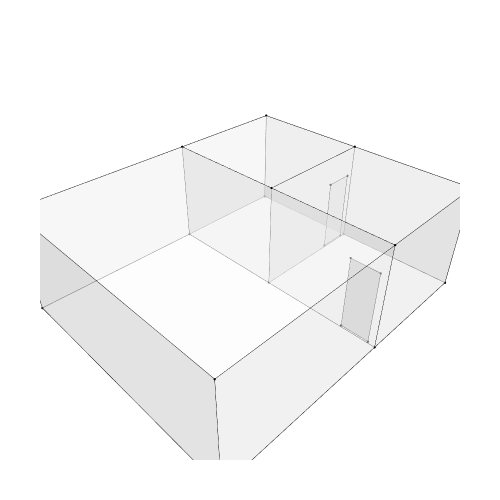

Notebook source saved alongside this figure:
### Markdown cell above
## 5. Show the geometry

### Code cell
Topology.Show(house, d1, d2,
              width=500,
              height=500,
              backgroundColor="white",
              renderer=renderer
              )

### Figure 1 — Plotly figure (JSON) as saved in the notebook; plotly's stock layout.template omitted (floating-point values rounded to 4 significant figures)
{"data": [{"customdata": ["", "", "", "", "", "", "", "", "", "", "", "", "", "", "", ""], "hoverinfo": "text", "hovertemplate": ["Click ", "Click ", "Click ", "Click ", "Click ", "Click ", "Click ", "Click ", "Click ", "Click ", "Click ", "Click ", "Click ", "Click ", "Click ", "Click "], "hovertext": ["", "", "", "", "", "", "", "", "", "", "", "", "", "", "", ""], "legendgroup": "1", "legendrank": 1, "marker": {"color": ["#000000", "#000000", "#000000", "#000000", "#000000", "#000000", "#000000", "#000000", "#000000", "#000000", "#000000", "#000000", "#000000", "#000000", "#000000", "#000000"], "line": {"width": 0}, "opacity": 1, "size": [2.8, 2.8, 2.8, 2.8, 2.8, 2.8, 2.8, 2.8, 2.8, 2.8, 2.8, 2.8, 2.8, 2.8, 2.8, 2.8], "sizemode": "diameter", "symbol": "circle"}, "mode": "markers", "name": "1: Untitled (Vertices)", "showlegend": false, "text": ["", "", "", "", "", "", "", "", "", "", "", "", "", "", "", ""], "type": "scatter3d", "x": [0, 5, 5, 5, 0, 5, 0, 5, 5, 0, 8.5, 8.5, 8.5, 8.5, 8.5, 8.5], "y": [7, 7, 3.5, 0, 0, 7, 7, 3.5, 0, 0, 7, 3.5, 7, 3.5, 0, 0], "z": [0, 0, 0, 0, 0, 3, 3, 3, 3, 3, 0, 0, 3, 3, 0, 3]}, {"hoverinfo": "text", "legendgroup": "2", "legendrank": 2, "line": {"color": "black", "dash": "solid", "width": 1}, "marker": {"size": 0}, "mode": "lines", "name": "1: Untitled (Edges)", "showlegend": false, "text": "", "type": "scatter3d", "x": [0, 5, null, 5, 5, null, 5, 5, null, 5, 0, null, 0, 0, null, 5, 5, null, 0, 5, null, 0, 0, null, 5, 5, null, 5, 5, null, 5, 5, null, 5, 5, null, 0, 0, null, 5, 0, null, 0, 0, null, 5, 8.5, null, 8.5, 8.5, null, 8.5, 5, null, 8.5, 8.5, null, 5, 8.5, null, 8.5, 8.5, null, 8.5, 8.5, null, 8.5, 5, null, 8.5, 8.5, null, 8.5, 5, null, 8.5, 8.5, null, 8.5, 8.5, null, 8.5, 5, null], "y": [7, 7, null, 7, 3.5, null, 3.5, 0, null, 0, 0, null, 0, 7, null, 7, 7, null, 7, 7, null, 7, 7, null, 7, 3.5, null, 3.5, 3.5, null, 3.5, 0, null, 0, 0, null, 0, 0, null, 0, 0, null, 0, 7, null, 7, 7, null, 7, 3.5, null, 3.5, 3.5, null, 7, 7, null, 7, 7, null, 3.5, 3.5, null, 7, 3.5, null, 3.5, 3.5, null, 3.5, 0, null, 0, 0, null, 0, 0, null, 3.5, 0, null, 0, 0, null], "z": [0, 0, null, 0, 0, null, 0, 0, null, 0, 0, null, 0, 0, null, 3, 0, null, 3, 3, null, 0, 3, null, 3, 3, null, 3, 0, null, 3, 3, null, 3, 0, null, 3, 0, null, 3, 3, null, 3, 3, null, 0, 0, null, 0, 0, null, 0, 0, null, 3, 0, null, 3, 3, null, 3, 0, null, 3, 3, null, 3, 3, null, 0, 0, null, 0, 0, null, 3, 0, null, 3, 3, null, 3, 3, null]}, {"cmax": 1, "cmin": 0, "color": "#FAFAFA", "colorscale": [[0, "#440154"], [0.1111, "#482878"], [0.2222, "#3e4989"], [0.3333, "#31688e"], [0.4444, "#26828e"], [0.5556, "#1f9e89"], [0.6667, "#35b779"], [0.7778, "#6ece58"], [0.8889, "#b5de2b"], [1, "#fde725"]], "flatshading": true, "hoverinfo": "text", "hovertext": "", "i": [0, 3, 3, 5, 3, 4, 6, 1, 7, 0, 9, 3, 5, 8, 7, 9, 4, 4, 6, 4, 12, 10, 11, 11, 13, 7, 1, 1, 13, 11, 2, 8, 15, 8], "j": [1, 4, 1, 6, 5, 6, 7, 7, 8, 2, 0, 0, 3, 7, 6, 7, 10, 11, 12, 6, 13, 12, 13, 7, 12, 13, 11, 14, 15, 13, 14, 2, 13, 15], "k": [2, 1, 0, 4, 4, 1, 1, 2, 2, 8, 8, 9, 9, 9, 5, 5, 11, 1, 10, 10, 11, 11, 7, 1, 6, 6, 14, 2, 14, 14, 15, 15, 7, 7], "legendgroup": "3", "legendrank": 3, "lighting": {"facenormalsepsilon": 0}, "name": "1: Untitled (Faces)", "opacity": 0.5, "showlegend": false, "showscale": false, "text": "", "type": "mesh3d", "x": [0, 5, 5, 0, 5, 0, 5, 5, 5, 0, 8.5, 8.5, 8.5, 8.5, 8.5, 8.5], "y": [0, 3.5, 0, 7, 7, 7, 7, 3.5, 0, 0, 7, 3.5, 7, 3.5, 0, 0], "z": [0, 0, 0, 0, 0, 3, 3, 3, 3, 3, 0, 0, 3, 3, 0, 3]}, {"customdata": ["", "", "", ""], "hoverinfo": "text", "hovertemplate": ["Click ", "Click ", "Click ", "Click "], "hovertext": ["", "", "", ""], "legendgroup": "5", "legendrank": 5, "marker": {"color": ["#000000", "#000000", "#000000", "#000000"], "line": {"width": 0}, "opacity": 1, "size": [2.8, 2.8, 2.8, 2.8], "sizemode": "diameter", "symbol": "circle"}, "mode": "markers", "name": "2: Untitled (Vertices)", "showlegend": false, "text": ["", "", "", ""], "type": "scatter3d", "x": [7.5, 8.3, 8.3, 7.5], "y": [3.5, 3.5, 3.5, 3.5], "z": [0.05, 0.05, 2.15, 2.15]}, {"hoverinfo": "text", "legendgroup": "6", "legendrank": 6, "line": {"color": "black", "dash": "solid", "width": 1}, "marker": {"size": 0}, "mode": "lines", "name": "2: Untitled (Edges)", "showlegend": false, "text": "", "type": "scatter3d", "x": [7.5, 8.3, null, 8.3, 8.3, null, 8.3, 7.5, null, 7.5, 7.5, null], "y": [3.5, 3.5, null, 3.5, 3.5, null, 3.5, 3.5, null, 3.5, 3.5, null], "z": [0.05, 0.05, null, 0.05, 2.15, null, 2.15, 2.15, null, 2.15, 0.05, null]}, {"cmax": 1, "cmin": 0, "color": "#FAFAFA", "colorscale": [[0, "#440154"], [0.1111, "#482878"], [0.2222, "#3e4989"], [0.3333, "#31688e"], [0.4444, "#26828e"], [0.5556, "#1f9e89"], [0.6667, "#35b779"], [0.7778, "#6ece58"], [0.8889, "#b5de2b"], [1, "#fde725"]], "flatshading": true, "hoverinfo": "text", "hovertext": "", "i": [0, 0], "j": [1, 2], "k": [2, 3], "legendgroup": "7", "legendrank": 7, "lighting": {"facenormalsepsilon": 0}, "name": "2: Untitled (Faces)", "opacity": 0.5, "showlegend": false, "showscale": false, "text": "", "type": "mesh3d", "x": [8.3, 8.3, 7.5, 7.5], "y": [3.5, 3.5, 3.5, 3.5], "z": [0.05, 2.15, 2.15, 0.05]}, {"customdata": ["", "", "", ""], "hoverinfo": "text", "hovertemplate": ["Click ", "Click ", "Click ", "Click "], "hovertext": ["", "", "", ""], "legendgroup": "9", "legendrank": 9, "marker": {"color": ["#000000", "#000000", "#000000", "#000000"], "line": {"width": 0}, "opacity": 1, "size": [2.8, 2.8, 2.8, 2.8], "sizemode": "diameter", "symbol": "circle"}, "mode": "markers", "name": "3: Untitled (Vertices)", "showlegend": false, "text": ["", "", "", ""], "type": "scatter3d", "x": [5, 5, 5, 5], "y": [0.2, 0.2, 1, 1], "z": [0.05, 2.15, 2.15, 0.05]}, {"hoverinfo": "text", "legendgroup": "10", "legendrank": 10, "line": {"color": "black", "dash": "solid", "width": 1}, "marker": {"size": 0}, "mode": "lines", "name": "3: Untitled (Edges)", "showlegend": false, "text": "", "type": "scatter3d", "x": [5, 5, null, 5, 5, null, 5, 5, null, 5, 5, null], "y": [0.2, 0.2, null, 0.2, 1, null, 1, 1, null, 1, 0.2, null], "z": [0.05, 2.15, null, 2.15, 2.15, null, 2.15, 0.05, null, 0.05, 0.05, null]}, {"cmax": 1, "cmin": 0, "color": "#FAFAFA", "colorscale": [[0, "#440154"], [0.1111, "#482878"], [0.2222, "#3e4989"], [0.3333, "#31688e"], [0.4444, "#26828e"], [0.5556, "#1f9e89"], [0.6667, "#35b779"], [0.7778, "#6ece58"], [0.8889, "#b5de2b"], [1, "#fde725"]], "flatshading": true, "hoverinfo": "text", "hovertext": "", "i": [0, 0], "j": [1, 2], "k": [2, 3], "legendgroup": "11", "legendrank": 11, "lighting": {"facenormalsepsilon": 0}, "name": "3: Untitled (Faces)", "opacity": 0.5, "showlegend": false, "showscale": false, "text": "", "type": "mesh3d", "x": [5, 5, 5, 5], "y": [0.2, 0.2, 1, 1], "z": [0.05, 2.15, 2.15, 0.05]}], "layout": {"autosize": true, "height": 500, "margin": {"b": 40, "l": 40, "r": 40, "t": 40}, "paper_bgcolor": "#FFFFFF", "plot_bgcolor": "#FFFFFF", "scene": {"aspectmode": "data", "camera": {"center": {"x": 0, "y": 0, "z": 0}, "eye": {"x": -1.25, "y": -1.25, "z": 1.25}, "projection": {"type": "perspective"}, "up": {"x": 0, "y": 0, "z": 1}}, "xaxis": {"visible": false}, "yaxis": {"visible": false}, "zaxis": {"visible": false}}, "showlegend": true, "width": 500, "xaxis": {"showgrid": false, "visible": false, "zeroline": false}, "yaxis": {"showgrid": false, "visible": false, "zeroline": false}}}
